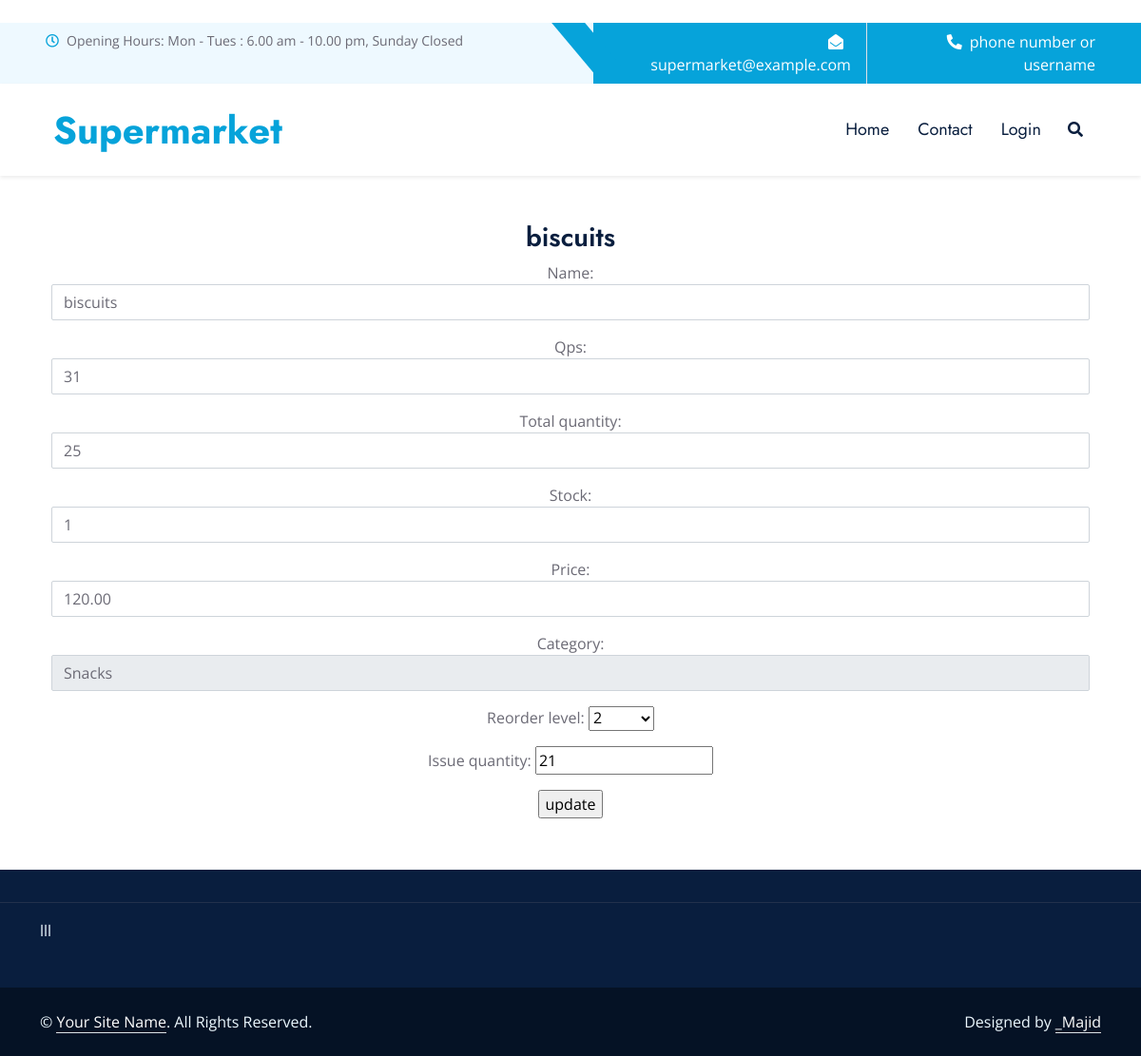
/update_product/14, run on the app's committed database.
### inventory/models.py (models this page shows)
class Product(models.Model):
	name=NameField('Name', null=False, blank=True, max_length=255)
	qps=models.IntegerField(default='0', null=False, blank=True)
	stock=models.IntegerField(default='0', null=False, blank=True)
	issue_stock=models.IntegerField(default='0', null=False, blank=True)
	total_stock_sold=models.IntegerField(default='0', null=False, blank=True)
	quantity=models.IntegerField('total quantity', default='0', null=False, blank=True)
	issue_quantity=models.IntegerField(default='0', null=True, blank=True)
	total_quantity_sold=models.IntegerField(default='0', null=False, blank=True)
	receive_quantity=models.IntegerField(default='0', null=True, blank=True)
	receive_by=models.CharField(max_length=50, null=True, blank=True)
	issue_by=models.CharField(max_length=50, null=True, blank=True)
	phone_number=models.CharField(max_length=50, null=True, blank=True)
	created_by=models.CharField(max_length=50, null=True, blank=True)
	reorder_level=models.IntegerField(default='2', null=True, blank=True, choices=reorder_level_choice)
	last_updated=models.DateTimeField(auto_now_add=False, auto_now=True)
	price=models.DecimalField(decimal_places=2, max_digits=10, null=False, blank=True)
	total_price=models.DecimalField(decimal_places=2, max_digits=10, null=False, blank=True)
	export_to_csv=models.BooleanField(default='False')
	category=models.ForeignKey(Categorie, on_delete=models.SET_NULL, null=True)
	def __str__(self):
		return f'{self.name}'

class Categorie(models.Model):
	name=models.CharField('Category', max_length=255, null=True, blank=True)
	def __str__(self):
		return f'{self.name}'

### inventory/views.py (the view)
# urls.py: path('update_product/<product_id>', views.update_product, name='update-product'),
def update_product(request, product_id):
	product=Product.objects.get(pk=product_id)
	form=AddStockForm(request.POST or None, instance=product)
	if form.is_valid():
		form.save()
		return redirect('/all_products')
	return render(request, 'update_product.html', {'form':form, 'product':product})

### inventory/forms.py
class AddStockForm(ModelForm):
	class Meta:
		model=Product
		fields=('name', 'qps', 'quantity', 'stock', 'price', 'category', 'reorder_level', 'issue_quantity',)
		widgets={
		    'name':forms.TextInput(attrs={'class':'form-control', 'placeholder':'Name *', 'type':'text', 'name':'your-name'}),
		    'quantity':forms.NumberInput(attrs={'class':'form-control', 'placeholder':'Quantity *', 'type':'number', 'name':'quantity'}),
		    'stock':forms.NumberInput(attrs={'class':'form-control', 'placeholder':'Stock *', 'type':'number', 'name':'stock'}),
		    'price':forms.NumberInput(attrs={'class':'form-control', 'placeholder':'Price *', 'type':'number', 'name':'price'}),
		    'qps':forms.NumberInput(attrs={'class':'form-control', 'placeholder':'category', 'required':'True', 'name':'category'}),
		    'category':forms.Select(attrs={'class':'form-control', 'placeholder':'category', 'required':'True', 'name':'category'}),
		}
		labels={
		    'name':'Name',
		    'email':'',
		    'phone_number':'',
		    'message':'',
		    }

### inventory/templates/update_product.html (shortened to what this page needs)
{% extends 'base.html' %}
{% load crispy_forms_tags %}
{% block content %}
<center>
<div class='container'>
  <h3>{{ product }}</h3>
            <form action="" method="POST" validate>
              {{ form.as_p }}
              <input type="submit" value="update">
            </form>
        </div>
</center>
{% endblock %}

### static/inventory/css/style.css (style rules this page uses)
:root { --primary: #06A3DA; --secondary: #F57E57; --light: #EEF9FF; --dark: #091E3E; }
h3, h4, .font-weight-semi-bold { font-weight: 600 !important; }

### data on the page
Product: name "biscuits", qps "31", quantity "25", stock "1", price "120.00", category "Snacks", reorder_level "2", issue_quantity "21"
